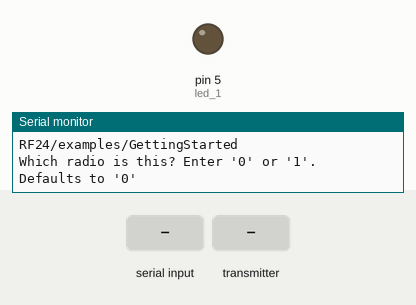
Simulated run of this sketch. Board: Arduino Uno, built with avr-gcc and run on an emulated ATmega328P. Parts: output pins drawn as LEDs (lit = HIGH), the last lines printed to the serial monitor. Inputs (shaded band) come from the test bench. No radio packets arrive unless stated.

Above: at 0.9 s.
1.0 s: "90,45\n" received over Serial
2.5 s: the transmitter starts sending payload = 0
At 3.5 s:
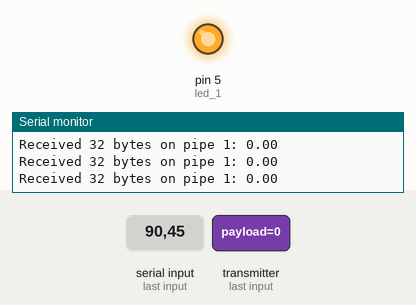
4.0 s: "T90\n" received over Serial
Timing chart, 0 to 7.0 s (numbered marks = the images above; inputs shaded):
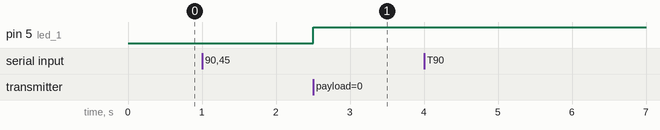

Measured:
- after the input at 2.5 s, pin 5 (led_1): LOW → HIGH at once

The sketch:

Digital_comm_test_read.ino
```cpp
// (licence header left out)
/**
 * A simple example of sending data from 1 nRF24L01 transceiver to another.
 *
 * This example was written to be used on 2 devices acting as "nodes".
 * Use the Serial Monitor to change each node's behavior.
 */
#include <SPI.h>
#include "printf.h"
#include "RF24.h"

// instantiate an object for the nRF24L01 transceiver
RF24 radio(9, 10); // using pin 7 for the CE pin, and pin 8 for the CSN pin

// Let these addresses be used for the pair
uint8_t address[][6] = {"1Node", "2Node"};
// It is very helpful to think of an address as a path instead of as
// an identifying device destination

// to use different addresses on a pair of radios, we need a variable to
// uniquely identify which address this radio will use to transmit
bool radioNumber = 0; // 0 uses address[0] to transmit, 1 uses address[1] to transmit

// Used to control whether this node is sending or receiving
bool role = false;  // true = TX role, false = RX role

// For this example, we'll be using a payload containing
// a single float number that will be incremented
// on every successful transmission
float payload = 0.0;
int led_1 = 5;
void setup() {
  pinMode(led_1, OUTPUT);
//  pinMode(3, OUTPUT);
//  pinMode(4, OUTPUT);
  Serial.begin(115200);
  while (!Serial) {
    // some boards need to wait to ensure access to serial over USB
  }

  // initialize the transceiver on the SPI bus
  if (!radio.begin()) {
    Serial.println(F("radio hardware is not responding!!"));
    while (1) {} // hold in infinite loop
  }

  // print example's introductory prompt
  Serial.println(F("RF24/examples/GettingStarted"));

  // To set the radioNumber via the Serial monitor on startup
  Serial.println(F("Which radio is this? Enter '0' or '1'. Defaults to '0'"));
  while (!Serial.available()) {
    // wait for user input
  }
  char input = Serial.parseInt();
  radioNumber = input == 1;
  Serial.print(F("radioNumber = "));
  Serial.println((int)radioNumber);

  // role variable is hardcoded to RX behavior, inform the user of this
  Serial.println(F("*** PRESS 'T' to begin transmitting to the other node"));

  // Set the PA Level low to try preventing power supply related problems
  // because these examples are likely run with nodes in close proximity to
  // each other.
  radio.setPALevel(RF24_PA_LOW);  // RF24_PA_MAX is default.

  // save on transmission time by setting the radio to only transmit the
  // number of bytes we need to transmit a float
  radio.setPayloadSize(sizeof(payload)); // float datatype occupies 4 bytes

  // set the TX address of the RX node into the TX pipe
  radio.openWritingPipe(address[radioNumber]);     // always uses pipe 0

  // set the RX address of the TX node into a RX pipe
  radio.openReadingPipe(1, address[!radioNumber]); // using pipe 1

  // additional setup specific to the node's role
  if (role) {
    radio.stopListening();  // put radio in TX mode
  } else {
    radio.startListening(); // put radio in RX mode
  }

  // For debugging info
  // printf_begin();             // needed only once for printing details
  // radio.printDetails();       // (smaller) function that prints raw register values
  // radio.printPrettyDetails(); // (larger) function that prints human readable data

} // setup

void loop() {

  if (role) {
    // This device is a TX node

    unsigned long start_timer = micros();                    // start the timer
    bool report = radio.write(&payload, sizeof(float));      // transmit & save the report
    unsigned long end_timer = micros();                      // end the timer

    if (report) {
      Serial.print(F("Transmission successful! "));          // payload was delivered
      Serial.print(F("Time to transmit = "));
      Serial.print(end_timer - start_timer);                 // print the timer result
      Serial.print(F(" us. Sent: "));
      Serial.println(payload);                               // print payload sent
      payload += 0.01;                                       // increment float payload
    } else {
      Serial.println(F("Transmission failed or timed out")); // payload was not delivered
    }

    // to make this example readable in the serial monitor
    delay(1000);  // slow transmissions down by 1 second

  } else {
    // This device is a RX node

    uint8_t pipe;
    if (radio.available(&pipe)) {             // is there a payload? get the pipe number that recieved it
      uint8_t bytes = radio.getPayloadSize(); // get the size of the payload
      radio.read(&payload, bytes);            // fetch payload from FIFO
      Serial.print(F("Received "));
      Serial.print(bytes);                    // print the size of the payload
      Serial.print(F(" bytes on pipe "));
      Serial.print(pipe);                     // print the pipe number
      Serial.print(F(": "));
      Serial.println(payload);                // print the payload's value
      if(payload == 1){
          digitalWrite(led_1, HIGH);
        }
        else{ digitalWrite(led_1, HIGH);
    }
  } // role

  if (Serial.available()) {
    // change the role via the serial monitor

    char c = toupper(Serial.read());
    if (c == 'T' && !role) {
      // Become the TX node

      role = true;
      Serial.println(F("*** CHANGING TO TRANSMIT ROLE -- PRESS 'R' TO SWITCH BACK"));
      radio.stopListening();

    } else if (c == 'R' && role) {
      // Become the RX node

      role = false;
      Serial.println(F("*** CHANGING TO RECEIVE ROLE -- PRESS 'T' TO SWITCH BACK"));
      radio.startListening();
    }
  }
  }

} // loop
```
